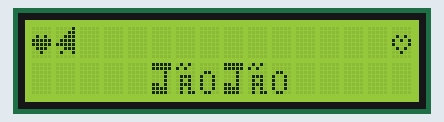
Bench run of a sketch on a simulated ESP8266 (NodeMCU). Shown: 16×2 character LCD.

Above: at 0.27 s.
At 0.97 s:
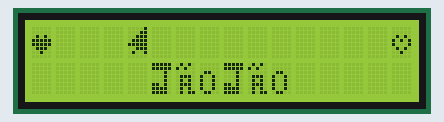
At 1.57 s:
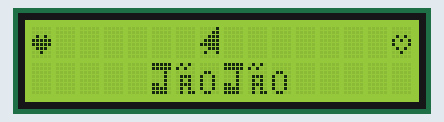
At 1.97 s:
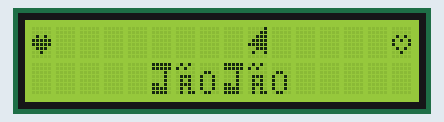
At 2.38 s:
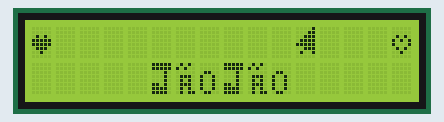
At 3.08 s:
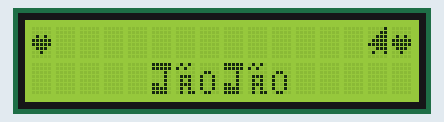

The sketch:

LCD_Bump_Heart.ino
```cpp
#include <LiquidCrystal.h>
//LiquidCrystal lcd(12, 11, 5, 4, 3, 2);
LiquidCrystal lcd(D2, D3, D8, D7, D6, D5);
int incomingByte, x, y;
String input = "";

// Create a set of new characters
byte smiley[8] = {
  B00000,
  B01010,
  B00000,
  B00000,
  B10001,
  B01110,
  B00000,
  B00000
};

byte heart_h[8] = {
  B00000,
  B00000,
  B01010,
  B10101,
  B10001,
  B01010,
  B00100,
  B00000
};
byte heart_f[8] = {
  B00000,
  B00000,
  B01010,
  B11111,
  B11111,
  B01110,
  B00100,
  B00000
};
byte ohm[8] = {
  B00000,
  B01110,
  B10001,
  B10001,
  B10001,
  B01010,
  B01010,
  B11011
};
byte rect[8] = {
  B11111,
  B10001,
  B10001,
  B10001,
  B10001,
  B10001,
  B10001,
  B11111
};
byte arrow_u[8] = {
  B00100,
  B01110,
  B11111,
  B00100,
  B00100,
  B00100,
  B00100,
  B00100
};
byte arrow_d[8] = {
  B00100,
  B00100,
  B00100,
  B00100,
  B00100,
  B11111,
  B01110,
  B00100
};
byte diamond[8] = {
  B00000,
  B00100,
  B01010,
  B10001,
  B01010,
  B00100,
  B00000,
  B00000
};
byte JChar[8] = {
  B11111,
  B11111,
  B00010,
  B00010,
  B00010,
  B11010,
  B11110,
  B11110
};
byte Atilde[8] = {
  B01010,
  B10100,
  B00000,
  B01110,
  B01010,
  B01110,
  B01010,
  B01011
};
byte Ochar[8] = {
  B00000,
  B00000,
  B01100,
  B10010,
  B10010,
  B10010,
  B10010,
  B01100
};
byte Telegram[] = {
  B00001,
  B00011,
  B00111,
  B01111,
  B11111,
  B00111,
  B01001,
  B00000
};
int z=1;

void setup(){

  lcd.begin(16,2);   // Initialize LCD 2x16


  lcd.createChar (0, heart_h);    // load  heart_h to memory 1
  lcd.createChar (1, heart_f);  // load heart_f to memory 2
  lcd.createChar (2, smiley);    // load smiley to memory 0
//  lcd.createChar (3, ohm);     // load  ohm to memory 3
 lcd.createChar (3, Telegram);     // load  ohm to memory 3
lcd.createChar (4, rect);     // load rect to memory 4
//  lcd.createChar (5, arrow_u);     // load arrow_u to memory 5
//  lcd.createChar (6, arrow_d);     // load arrow_d to memory 6
//  lcd.createChar (7, diamond);     // load diamond to memory 7
  lcd.createChar (5, JChar);     // load JChar to memory 7
  lcd.createChar (6, Atilde);     // load Atilde to memory 8
  lcd.createChar (7, Ochar);     // load Ochar to memory 9

lcd.clear();         //clear the screen
  //lcd.backlight(); // turn on back light
//  lcd.setCursor(0,0); //set cursor to upper left corner
//
//lcd.print(char(0));     //display a smiley
// lcd.print(char(1));    //display a  hollow heart
// lcd.print(char(2));    //display a  filled heart
// lcd.print(char(3));   //display a ohm
// lcd.print(char(4)); //display a rectangle
// lcd.print(char(5)); //display a arrow
// lcd.print(char(6)); //display a rectangle
// lcd.print(char(7)); //display a arrow
//lcd.print(char(8))/*J*/;lcd.print(char(9))/*a*/;lcd.print(char(10));/**/
//lcd.print(char(8))/*J*/;lcd.print(char(9))/*a*/;lcd.print(char(10));/**/

lcd.setCursor(5,1); //set cursor to bottom left second line


lcd.print(char(3));
}

void loop() {
lcd.clear();
lcd.setCursor(5,1);
lcd.print(char(5))/*J*/;lcd.print(char(6))/*a*/;lcd.print(char(7));/**/
lcd.print(char(5))/*J*/;lcd.print(char(6))/*a*/;lcd.print(char(7));/**/
lcd.setCursor(0,0);
lcd.print(char(1));
lcd.setCursor(15,0);
lcd.print(char(0));
lcd.setCursor(1,0);
lcd.print(char(3));
delay(400);
for (int tcursor=2;tcursor<=13;tcursor++){
  lcd.setCursor(tcursor-1,0);
  lcd.print(" ");
  lcd.setCursor(tcursor,0);
  lcd.print(char(3));
   delay(200);
}
lcd.setCursor(13,0);
lcd.print(" ");
lcd.setCursor(14,0);
lcd.print(char(3));
lcd.setCursor(15,0);
lcd.print(char(1));
delay(400);

}
```

Measured:
- by itself, everything shown: repeats every 3.2 s, in 14 steps
- what the display in image 5 shows lasts 0.4 s, from 2.9 s to 3.3 s
